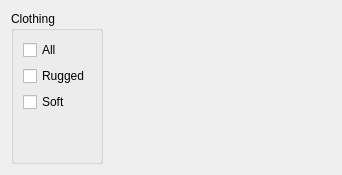
       <widget class="QWidget" name="clothes">
        <layout class="QHBoxLayout" name="horizontalLayout_25">
         <item>
          <widget class="QGroupBox" name="groupBox_72">
           <property name="title">
            <string>Clothing</string>
           </property>
           <property name="alignment">
            <set>Qt::AlignLeading|Qt::AlignLeft|Qt::AlignTop</set>
           </property>
           <layout class="QVBoxLayout" name="verticalLayout_70">
            <item>
             <widget class="QCheckBox" name="checkBox_325">
              <property name="text">
               <string>All</string>
              </property>
             </widget>
            </item>
            <item>
             <widget class="QCheckBox" name="checkBox_326">
              <property name="text">
               <string>Rugged</string>
              </property>
             </widget>
            </item>
            <item>
             <widget class="QCheckBox" name="checkBox_554">
              <property name="text">
               <string>Soft</string>
              </property>
             </widget>
            </item>
            <item>
             <spacer name="verticalSpacer_63">
              <property name="orientation">
               <enum>Qt::Vertical</enum>
              </property>
              <property name="sizeHint" stdset="0">
               <size>
                <width>20</width>
                <height>40</height>
               </size>
              </property>
             </spacer>
            </item>
           </layout>
          </widget>
         </item>
         <item>
          <spacer name="horizontalSpacer_32">
           <property name="orientation">
            <enum>Qt::Horizontal</enum>
           </property>
           <property name="sizeHint" stdset="0">
            <size>
             <width>228</width>
             <height>20</height>
            </size>
           </property>
          </spacer>
         </item>
        </layout>
       </widget>
